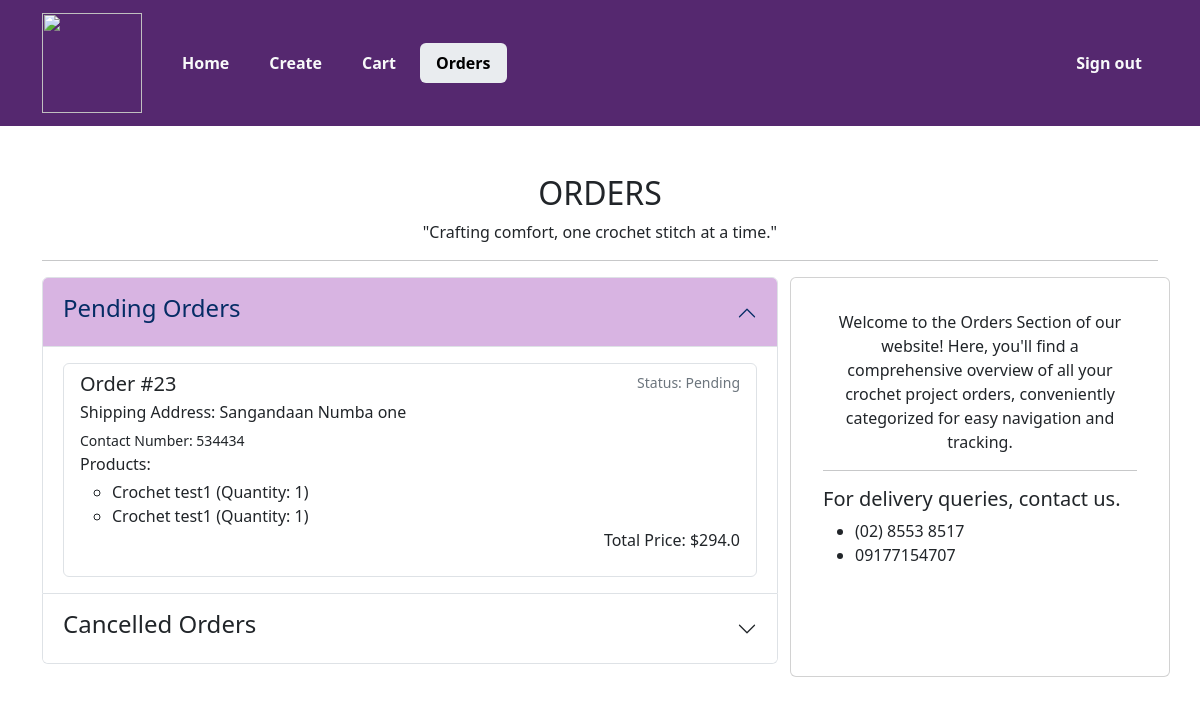
Page /orders/ (signed in) on the earlier database version.
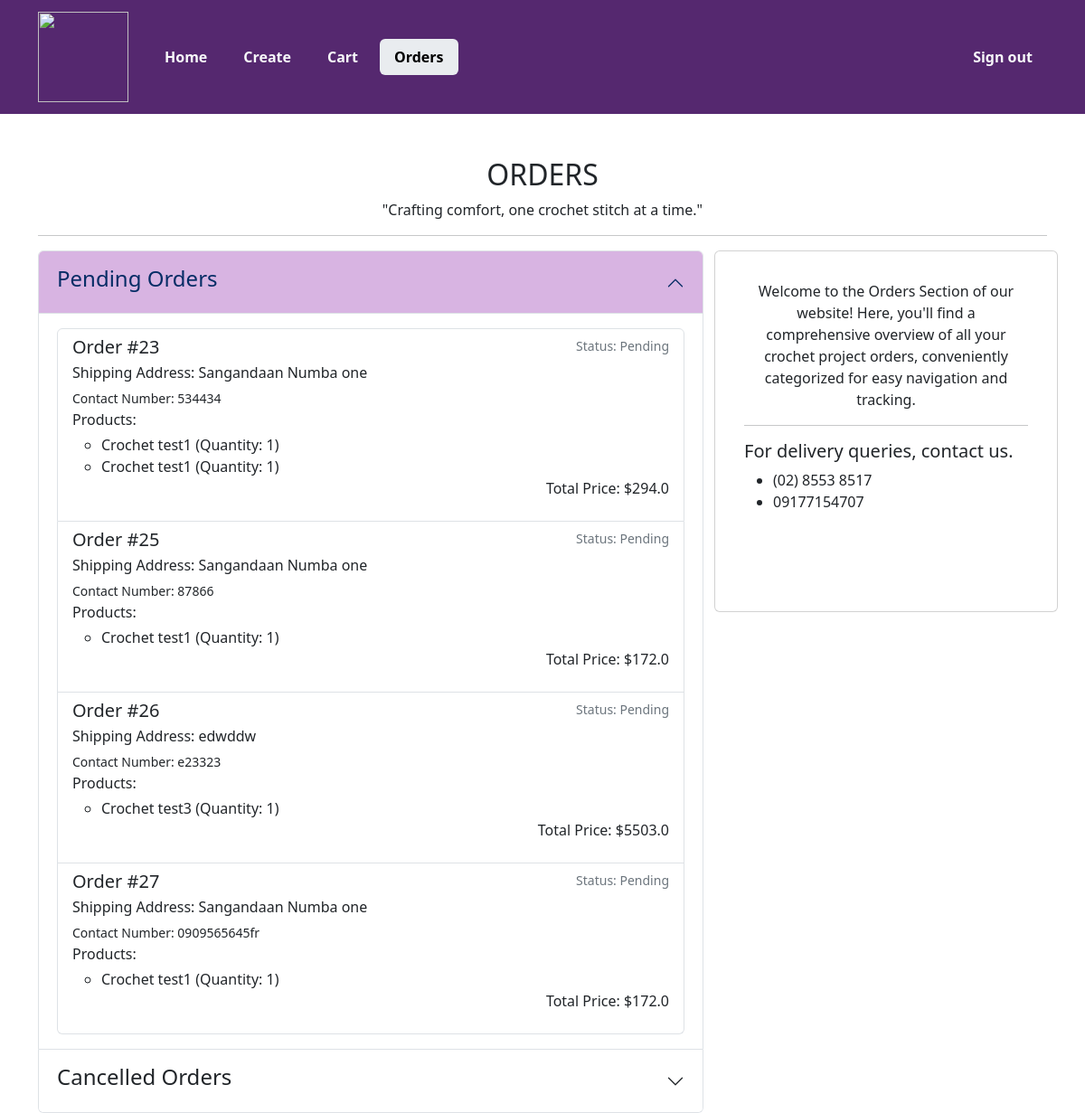
Same page on the later database version.
### main/models.py (models this page shows, shortened)
class Order(models.Model):
    user = models.ForeignKey(MyUser, on_delete=models.CASCADE, related_name='orders')
    STATUS_CHOICES = (
        ('Pending', 'Pending'),
        ('Shipped', 'Shipped'),
        ('Delivered', 'Delivered'),
        ('Cancelled', 'Cancelled'),
    )
    status = models.CharField(max_length=20, choices=STATUS_CHOICES, default='Pending')
    contact_number = models.CharField(max_length=20, null=True, blank=True)
    shipping_address = models.TextField(null=False)
    created = models.DateField(auto_now_add=True)
    total_price = models.FloatField(null=True)

class OrderItem(models.Model):
    order = models.ForeignKey(Order, on_delete=models.CASCADE)
    product = models.ForeignKey(Product, on_delete=models.CASCADE)
    quantity = models.PositiveIntegerField()
    additional_notes = models.TextField(null=True)

class Product(models.Model):
    CATEGORY_CHOICES = (
        ('Audio', 'Audio'),
        ('Home', 'Home'),
        ('Accessories', 'Accessories'),
    )
    name = models.CharField(max_length=255)
    price = models.FloatField()
    image1 = models.ImageField(upload_to='product_images/', blank=True, null=True)
    image2 = models.ImageField(upload_to='product_images/', blank=True, null=True)
    image3 = models.ImageField(upload_to='product_images/', blank=True, null=True)
    description = models.TextField()
    category = models.CharField(max_length=20, choices=CATEGORY_CHOICES)

### main/views.py (the view)
# urls.py: path('orders/', views.orders, name="orders"),
@login_required
def orders(request):
    user_orders = Order.objects.filter(user=request.user)
    pending_orders = user_orders.filter(status='Pending')
    shipped_orders = user_orders.filter(status='Shipped')
    delivered_orders = user_orders.filter(status='Delivered')
    cancelled_orders = user_orders.filter(status='Cancelled')
    context = {
        'pending_orders': pending_orders,
        'shipped_orders': shipped_orders,
        'delivered_orders': delivered_orders,
        'cancelled_orders': cancelled_orders,
    }
    return render(request, 'orders.html', context)

### templates/orders.html (shortened to what this page needs)
{% load static %}
<!DOCTYPE html>
<html lang="en">
<head>
    <link rel="stylesheet" href="{% static 'css/bootstrap.css' %}">
</head>
<body>
    <nav class="navbar navbar-expand-lg" style="background-color: #55286F;">
        <div class="container-md py-0">
            <a class="navbar-brand text-light fs-4 d-flex justify-content-center" href="#">
                <img src="{% static 'crochet-logo.png' %}" class="d-flex justify-content-center" width="100px" height="100px" alt="">
            </a>
            <div class="collapse navbar-collapse" id="navbarSupportedContent">
                <ul class="navbar-nav me-auto mb-2 mb-lg-0">
                    <li class="nav-item nav-pills">
                        <a class="nav-link px-3 text-light fw-semibold  ms-2" href="{% url 'home' %}">Home</a>
                    </li>
                    {% if request.user.is_staff %}
                    <li class="nav-item nav-pills">
                        <a class="nav-link px-3 text-light fw-semibold ms-2" href="{% url 'create_product' %}">Create</a>
                    </li>
                    {% endif %}
                    <li class="nav-item nav-pills">
                        <a class="nav-link text-light fw-semibold px-3 ms-2" href="{% url 'cart' %}">Cart</a>
                    </li>
                    <li class="nav-item nav-pills">
                        <a class="nav-link active bg-body-secondary fw-semibold px-3 ms-2" href="{% url 'orders' %}">Orders</a>
                    </li>
                </ul>
                <ul class="navbar-nav ms-auto mb-2 mb-lg-0">
                    {% if request.user.is_authenticated %}
                    <li class="nav-item">
                        <a class="nav-link text-light fw-semibold px-3 ms-2" href="{% url 'signout' %}">Sign out</a>
                    </li>
                    {% else %}
                    <li class="nav-item">
                        <a class="nav-link text-light fw-semibold px-3 ms-2" href="{% url 'signin' %}">Sign in</a>
                    </li>
                    {% endif %}
                </ul>
            </div>
        </div>
    </nav>
    <section class="container-lg mt-5">
        <h2 class="d-flex justify-content-center">ORDERS</h2>
        <p class="d-flex justify-content-center font-italic">"Crafting comfort, one crochet stitch at a time."</p>
        <hr>
        <div class="row">
            <div class="accordion col-md-8 col-sm-12 align-baseline" id="ordersAccordion">
                <div class="accordion" id="accordionExample">
                    {% if pending_orders %}
                    <div class="accordion-item">
                        <h2 class="accordion-header" id="headingOne">
                            <button class="accordion-button" type="button" data-bs-toggle="collapse" data-bs-target="#collapseOne" aria-expanded="true" aria-controls="collapseOne">
                                <h4>Pending Orders</h4>
                            </button>
                        </h2>
                        <div id="collapseOne" class="accordion-collapse collapse show" aria-labelledby="headingOne" data-bs-parent="#accordionExample">
                            <div class="accordion-body">
                                <ul class="list-group">
                                    {% for order in pending_orders %}
                                    <li class="list-group-item">
                                        <div class="d-flex w-100 justify-content-between">
                                            <h5 class="mb-1">Order #{{ order.id }}</h5>
                                            <small class="text-secondary">Status: {{ order.status }}</small>
                                        </div>
                                        <p class="mb-1">Shipping Address: {{ order.shipping_address }}</p>
                                        <small>Contact Number: {{ order.contact_number }}</small>
                                        <p class="mb-1">Products:</p>
                                        <ul>
                                            {% for order_item in order.orderitem_set.all %}
                                                <li>{{ order_item.product.name }} (Quantity: {{ order_item.quantity }})</li>
                                            {% endfor %}
                                        </ul>
                                        <p class="text-end">Total Price: ${{ order.total_price }}</p>
                                    </li>
                                    {% endfor %}
                                </ul>
                            </div>
                        </div>
                    </div>
                    {% endif %}
                    {% if cancelled_orders %}
                    <div class="accordion-item">
                        <h2 class="accordion-header" id="headingThree">
                            <button class="accordion-button collapsed" type="button" data-bs-toggle="collapse" data-bs-target="#collapseFour" aria-expanded="false" aria-controls="collapseFour">
                                <h4>Cancelled Orders</h4>
                            </button>
                        </h2>
                    </div>
                    {% endif %}
                </div>
            </div>
            <div class="card d-none d-md-block col-md-4 p-3" style="height: 400px;">
                <div class="card-body">
                    <p class="text-center">Welcome to the Orders Section of our website! Here, you'll find a comprehensive overview of all your crochet project orders, conveniently categorized for easy navigation and tracking.</p>
                    <hr>
                    <h5>For delivery queries, contact us.</h5>
                    <ul>
                        <li>(02) 8553 8517</li>
                        <li>09177154707</li>
                    </ul>
                </div>
            </div>
        </div>
    </section>
</body>
</html>

### templates/orders.html (style rules this page uses)
.accordion-item button:not(.collapsed) { background-color: #D8B4E2 !important; }

Differences in the rows shown:
added Order: id "25", status "Pending", shipping_address "Sangandaan Numba one", contact_number "87866", total_price "172.0"
added OrderItem: product.name "Crochet test1", quantity "1", shown under "25"
added Order: id "26", status "Pending", shipping_address "edwddw", contact_number "e23323", total_price "5503.0"
added OrderItem: product.name "Crochet test3", quantity "1", shown under "26"
added Order: id "27", status "Pending", shipping_address "Sangandaan Numba one", contact_number "0909565645fr", total_price "172.0"
added OrderItem: product.name "Crochet test1", quantity "1", shown under "27"
